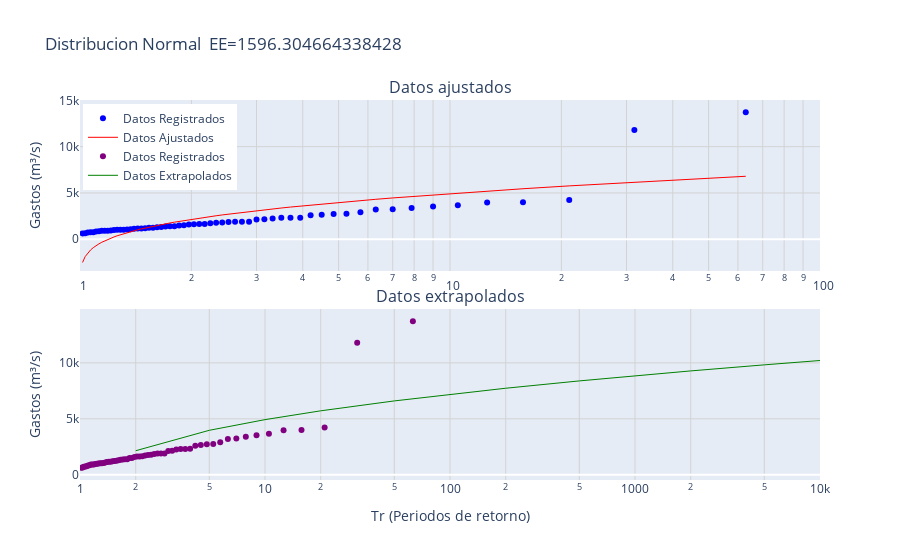

The notebook cell saved with this chart:
### Code cell
# Crear subplots
fig = make_subplots(rows=2, cols=1, shared_xaxes=False, vertical_spacing=0.1, subplot_titles=("Datos ajustados", "Datos extrapolados"))

# Gráfico 1: Datos Registrados (Scatter) y Datos Ajustados (Línea)
fig.add_trace(go.Scatter(x=tR, y=dReg, mode='markers', name='Datos Registrados', marker=dict(color='blue')), row=1, col=1)
fig.add_trace(go.Scatter(x=tR, y=dAjust, mode='lines', name='Datos Ajustados', line=dict(color='red', width=1)), row=1, col=1)

fig.add_trace(go.Scatter(x=tR, y=dReg, mode='markers', name='Datos Registrados', marker=dict(color='purple')), row=2, col=1)
fig.add_trace(go.Scatter(x=dTrExtrap, y=dExtrap, mode='lines', name='Datos Extrapolados', line=dict(color='green', width=1)), row=2, col=1)

# Configurar el layout
fig.update_layout(
    title_text=titulo,
    #xaxis_type="log",  # Eje x semilogarítmico
    #yaxis_title="Gastos (m³/s)",
    showlegend=True,
    legend=dict(x=0.004, y=0.99)
)
'''
# Añadir una leyenda personalizada como anotación para el gráfico 1
fig.add_annotation(
    xref="paper", yref="paper",
    x=0.05, y=0.99, showarrow=False,
    text="Gráfico 1: Datos Registrados y Ajustados",
    font=dict(size=12, color="black")
)

# Añadir una leyenda personalizada como anotación para el gráfico 2
fig.add_annotation(
    xref="paper", yref="paper",
    x=0.05, y=0.40, showarrow=False,
    text="Gráfico 2: Datos Registrados y Extrapolados",
    font=dict(size=12, color="black")
)
'''
# Configurar ambos ejes x como logarítmicos
fig.update_xaxes(type="log", range=[0, 2], showgrid=True, gridcolor='lightgray', row=1, col=1)  # Eje x de la primera fila
fig.update_xaxes(type="log", range=[0, 4], title="Tr (Periodos de retorno)", showgrid=True, gridcolor='lightgray', row=2, col=1)  # Eje x de la segunda fila
fig.update_yaxes(title_text="Gastos (m³/s)", showgrid=True, gridcolor='lightgray', row=1, col=1)
fig.update_yaxes(title_text="Gastos (m³/s)", showgrid=True, gridcolor='lightgray', row=2, col=1)

# Mostrar el gráfico
#fig.show()
fig.write_html(r'C:\Users\sear2\Music\analisis_frecuencias\Analisis_de_Frecuencias\salidas\grafico_plotly.html')

### Figure 1 — Plotly figure (JSON) as saved in the notebook; plotly's stock layout.template omitted (floating-point values rounded to 4 significant figures)
{"data": [{"marker": {"color": "blue"}, "mode": "markers", "name": "Datos Registrados", "type": "scatter", "x": [63, 31.5, 21, 15.75, 12.6, 10.5, 9, 7.875, 7, 6.3, 5.727, 5.25, 4.846, 4.5, 4.2, 3.938, 3.706, 3.5, 3.316, 3.15, 3, 2.864, 2.739, 2.625, 2.52, 2.423, 2.333, 2.25, 2.172, 2.1, 2.032, 1.969, 1.909, 1.853, 1.8, 1.75, 1.703, 1.658, 1.615, 1.575, 1.537, 1.5, 1.465, 1.432, 1.4, 1.37, 1.34, 1.312, 1.286, 1.26, 1.235, 1.212, 1.189, 1.167, 1.145, 1.125, 1.105, 1.086, 1.068, 1.05, 1.033, 1.016], "xaxis": "x", "y": [13713, 11800, 4235, 3992, 3979, 3662, 3533, 3388, 3245, 3205, 2917, 2747, 2734, 2654, 2583, 2319, 2311, 2310, 2248, 2150, 2133, 1899, 1899, 1894, 1861, 1797, 1771, 1716, 1652, 1640, 1631, 1598, 1507, 1494, 1397, 1395, 1371, 1332, 1288, 1244, 1232, 1202, 1173, 1157, 1131, 1087, 1049, 1030, 1030, 1014, 995, 954, 925, 922, 907, 852, 832, 751, 743, 720, 652, 632], "yaxis": "y"}, {"line": {"color": "red", "width": 1}, "mode": "lines", "name": "Datos Ajustados", "type": "scatter", "x": [63, 31.5, 21, 15.75, 12.6, 10.5, 9, 7.875, 7, 6.3, 5.727, 5.25, 4.846, 4.5, 4.2, 3.938, 3.706, 3.5, 3.316, 3.15, 3, 2.864, 2.739, 2.625, 2.52, 2.423, 2.333, 2.25, 2.172, 2.1, 2.032, 1.969, 1.909, 1.853, 1.8, 1.75, 1.703, 1.658, 1.615, 1.575, 1.537, 1.5, 1.465, 1.432, 1.4, 1.37, 1.34, 1.312, 1.286, 1.26, 1.235, 1.212, 1.189, 1.167, 1.145, 1.125, 1.105, 1.086, 1.068, 1.05, 1.033, 1.016], "xaxis": "x", "y": [6803.0, 6171.0, 5765.0, 5457.0, 5203.0, 4986.0, 4794.0, 4621.0, 4463.0, 4316.0, 4178.0, 4048.0, 3924.0, 3806.0, 3693.0, 3584.0, 3478.0, 3376.0, 3276.0, 3178.0, 3082.0, 2989.0, 2896.0, 2806.0, 2716.0, 2627.0, 2539.0, 2452.0, 2365.0, 2278.0, 2192.0, 2106.0, 2020.0, 1933.0, 1846.0, 1759.0, 1671.0, 1582.0, 1492.0, 1401.0, 1309.0, 1215.0, 1120.0, 1022.0, 922.3, 819.7, 714.0, 604.8, 491.6, 373.6, 250.0, 120.0, -17.73, -164.8, -323.5, -496.6, -688.5, -905.6, -1159.0, -1467.0, -1873.0, -2506.0], "yaxis": "y"}, {"marker": {"color": "purple"}, "mode": "markers", "name": "Datos Registrados", "type": "scatter", "x": [63, 31.5, 21, 15.75, 12.6, 10.5, 9, 7.875, 7, 6.3, 5.727, 5.25, 4.846, 4.5, 4.2, 3.938, 3.706, 3.5, 3.316, 3.15, 3, 2.864, 2.739, 2.625, 2.52, 2.423, 2.333, 2.25, 2.172, 2.1, 2.032, 1.969, 1.909, 1.853, 1.8, 1.75, 1.703, 1.658, 1.615, 1.575, 1.537, 1.5, 1.465, 1.432, 1.4, 1.37, 1.34, 1.312, 1.286, 1.26, 1.235, 1.212, 1.189, 1.167, 1.145, 1.125, 1.105, 1.086, 1.068, 1.05, 1.033, 1.016], "xaxis": "x2", "y": [13713, 11800, 4235, 3992, 3979, 3662, 3533, 3388, 3245, 3205, 2917, 2747, 2734, 2654, 2583, 2319, 2311, 2310, 2248, 2150, 2133, 1899, 1899, 1894, 1861, 1797, 1771, 1716, 1652, 1640, 1631, 1598, 1507, 1494, 1397, 1395, 1371, 1332, 1288, 1244, 1232, 1202, 1173, 1157, 1131, 1087, 1049, 1030, 1030, 1014, 995, 954, 925, 922, 907, 852, 832, 751, 743, 720, 652, 632], "yaxis": "y2"}, {"line": {"color": "green", "width": 1}, "mode": "lines", "name": "Datos Extrapolados", "type": "scatter", "x": [2, 5, 10, 20, 50, 100, 200, 500, 1000, 2000, 5000, 10000], "xaxis": "x2", "y": [2149.0, 3973.0, 4926.0, 5714.0, 6600.0, 7191.0, 7732.0, 8387.0, 8847.0, 9281.0, 9821.0, 10210.0], "yaxis": "y2"}], "layout": {"annotations": [{"font": {"size": 16}, "showarrow": false, "text": "Datos ajustados", "x": 0.5, "xanchor": "center", "xref": "paper", "y": 1, "yanchor": "bottom", "yref": "paper"}, {"font": {"size": 16}, "showarrow": false, "text": "Datos extrapolados", "x": 0.5, "xanchor": "center", "xref": "paper", "y": 0.45, "yanchor": "bottom", "yref": "paper"}], "legend": {"x": 0.004, "y": 0.99}, "showlegend": true, "title": {"text": "Distribucion Normal\n EE=1596.304664338428"}, "xaxis": {"anchor": "y", "domain": [0, 1], "gridcolor": "lightgray", "range": [0, 2], "showgrid": true, "type": "log"}, "xaxis2": {"anchor": "y2", "domain": [0, 1], "gridcolor": "lightgray", "range": [0, 4], "showgrid": true, "title": {"text": "Tr (Periodos de retorno)"}, "type": "log"}, "yaxis": {"anchor": "x", "domain": [0.55, 1], "gridcolor": "lightgray", "showgrid": true, "title": {"text": "Gastos (m³/s)"}}, "yaxis2": {"anchor": "x2", "domain": [0, 0.45], "gridcolor": "lightgray", "showgrid": true, "title": {"text": "Gastos (m³/s)"}}}}
